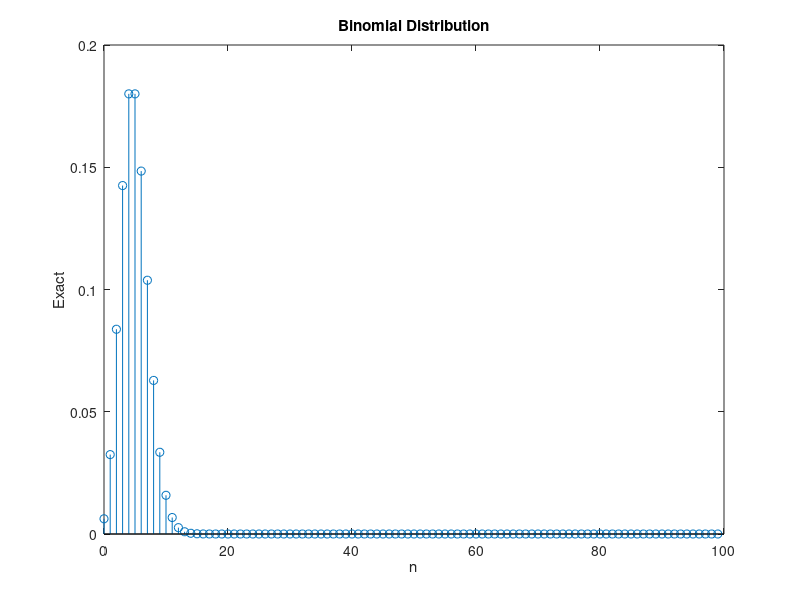
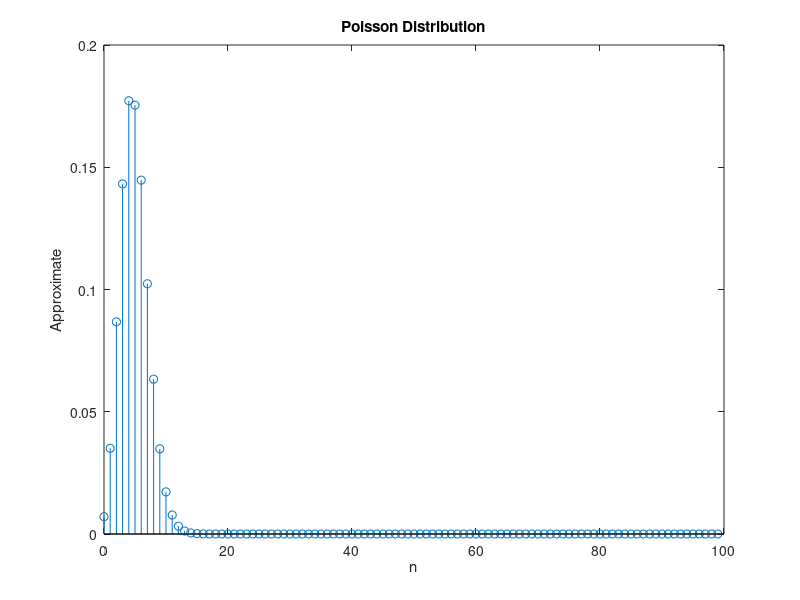

Recreate these plots in MATLAB, in order.
function plot_d
p2 = 0.05;
n = 99;
%plot the exact pmf, which is Binomial distribution
figure(1); 
x1 = 0:n;
Sn1 = zeros(1,n+1);
%Shift k to be 0 for Sn1(1) and so forth
for k = 1:n+1
    Sn1(k) = (factorial(n)/(factorial(k-1)*factorial(n-(k-1))))*...
        (p2^(k-1))*((1-p2)^(n-(k-1)));
end
stem(x1, Sn1)
title('Binomial Distribution');
xlabel('n')
ylabel('Exact')
%plot the approximate pmf using Poisson approximation
alpha = p2 * n;
figure(2);
x2 = 0:n;
Sn2 = zeros(1,n+1);
for k = 1:n+1
    Sn2(k) =((alpha^(k-1))/(factorial(k-1)))*exp(-alpha);
end
stem(x2, Sn2)
title('Poisson Distribution');
xlabel('n')
ylabel('Approximate')
